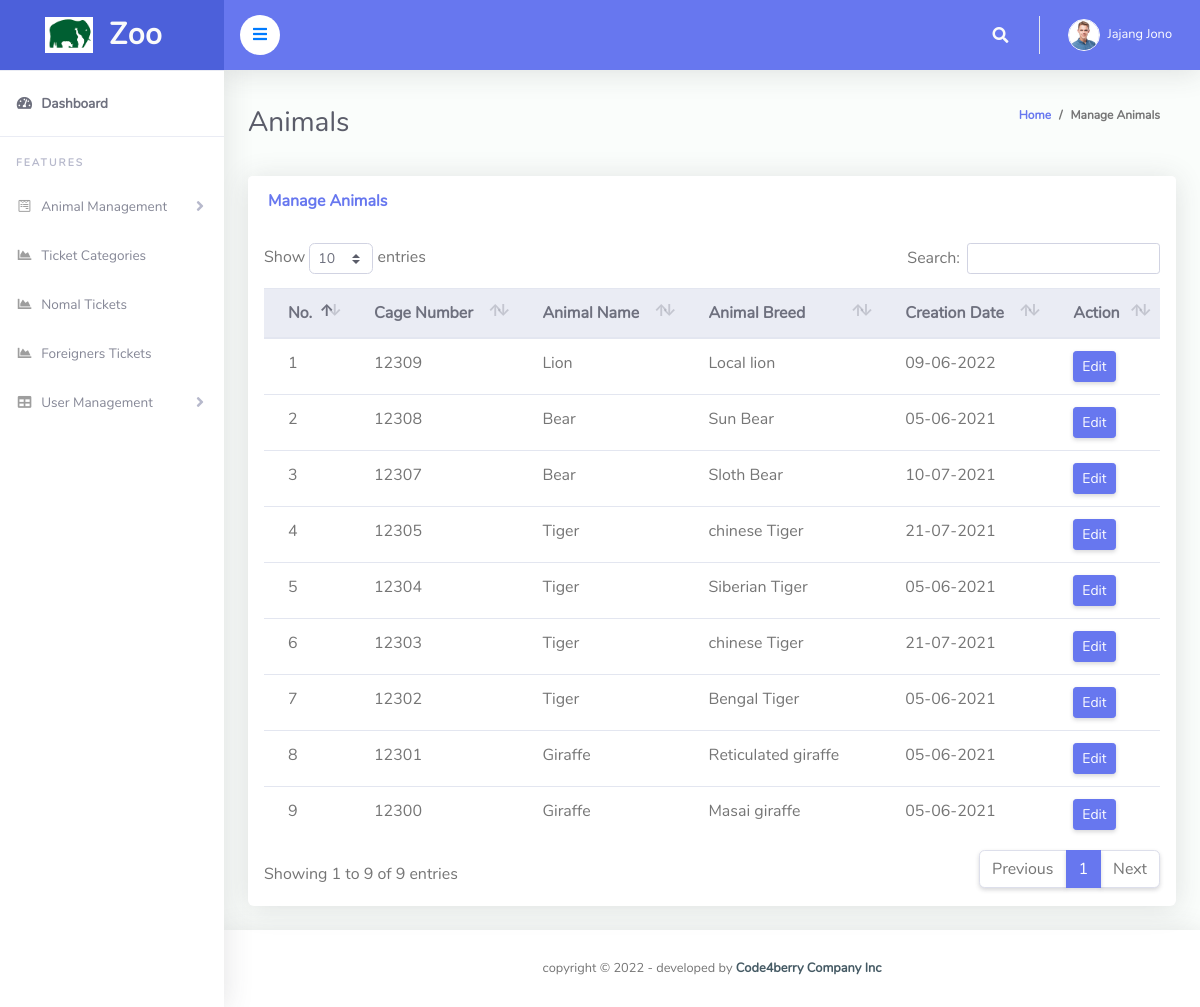
The app's page /zoo/admin/manage_animals.php (signed in) with its own data.
### tables this page shows
CREATE TABLE `tblanimal` (
  `ID` int(10) NOT NULL,
  `AnimalName` varchar(200) DEFAULT NULL,
  `CageNumber` varchar(255) DEFAULT NULL,
  `FeedNumber` varchar(200) DEFAULT NULL,
  `Breed` varchar(200) DEFAULT NULL,
  `AnimalImage` varchar(200) DEFAULT NULL,
  `Description` mediumtext DEFAULT NULL,
  `CreationDate` timestamp NOT NULL DEFAULT current_timestamp() ON UPDATE current_timestamp()
);

### zoo/admin/manage_animals.php (the view, shortened to what this page needs)
<?php
include('includes/checklogin.php');
?>
<!DOCTYPE html>
<html lang="en">
<head>
  <link href="vendor/fontawesome-free/css/all.min.css" rel="stylesheet" type="text/css">
  <link href="vendor/bootstrap/css/bootstrap.min.css" rel="stylesheet" type="text/css">
  <link href="css/ruang-admin.min.css" rel="stylesheet">
  <link href="vendor/datatables/dataTables.bootstrap4.min.css" rel="stylesheet">
</head>
<body id="page-top">
  <div id="wrapper">
    <?php include('includes/sidebar.php');?>
    <div id="content-wrapper" class="d-flex flex-column">
      <div id="content">
        <?php include('includes/header.php');?>
        <div class="container-fluid" id="container-wrapper">
          <div class="d-sm-flex align-items-center justify-content-between mb-4">
            <h1 class="h3 mb-0 text-gray-800">Animals</h1>
            <ol class="breadcrumb">
              <li class="breadcrumb-item"><a href="dashboard.php">Home</a></li>
              <li class="breadcrumb-item active" aria-current="page">Manage Animals</li>
            </ol>
          </div>
          <div class="row">
            <div class="col-lg-12">
              <div class="card mb-4">
                <div class="card-header py-3 d-flex flex-row align-items-center justify-content-between">
                  <h6 class="m-0 font-weight-bold text-primary">Manage Animals</h6>
                </div>
                <div class="table-responsive p-3">
                  <table class="table align-items-center table-flush table-hover" id="dataTableHover">
                    <thead class="thead-light">
                      <tr>
                        <th>No.</th>
                        <th>Cage Number</th>
                        <th>Animal Name</th>
                        <th>Animal Breed</th>
                        <th>Creation Date</th>
                        <th>Action</th>
                      </tr>
                    </thead>
                    <tbody>
                      <?php $sql = "SELECT * from tblanimal order by ID desc";
                      $query = $dbh -> prepare($sql);
                      $query->execute();
                      $results=$query->fetchAll(PDO::FETCH_OBJ);
                      $cnt=1;
                      if($query->rowCount() > 0)
                      {
                        foreach($results as $result)
                        {
                          ?>
                          <tr>
                            <td><?php echo htmlentities($cnt);?></td>
                            <td><?php echo htmlentities($result->CageNumber);?></td>
                            <td><?php echo htmlentities($result->AnimalName);?></td>
                            <td><?php echo htmlentities($result->Breed);?></td>
                            <td><?php  echo htmlentities(date("d-m-Y", strtotime($result->CreationDate)));?></td>
                            <td><a href="update_animal.php?pid=<?php echo htmlentities($result->ID);?>"><button type="button" class="btn btn-sm btn-primary">Edit</button></a></td>
                          </tr>
                          <?php
                          $cnt=$cnt+1;
                        }
                      }?>
                    </tbody>
                  </table>
                </div>
              </div>
            </div>
          </div>
        </div>
      </div>
      <?php include('includes/footer.php');?>
    </div>
  </div>
</body>
</html>

### zoo/admin/includes/header.php (shortened to what this page needs)
 <nav class="navbar navbar-expand navbar-light bg-navbar topbar mb-4 static-top">
  <button id="sidebarToggleTop" class="btn btn-link rounded-circle mr-3" style="background-color: #ffffff;">
    <i style="color: #007bff;" class="fa fa-bars"></i>
  </button>
  <ul class="navbar-nav ml-auto">
    <li class="nav-item dropdown no-arrow">
      <a class="nav-link dropdown-toggle" href="#" id="searchDropdown" role="button" data-toggle="dropdown" aria-haspopup="true" aria-expanded="false">
        <i class="fas fa-search fa-fw"></i>
      </a>
    </li>
    <li class="nav-item dropdown no-arrow">
      <?php
      $aid=$_SESSION['odmsaid'];
      $sql="SELECT * from  tbladmin where ID=:aid";
      $query = $dbh -> prepare($sql);
      $query->bindParam(':aid',$aid,PDO::PARAM_STR);
      $query->execute();
      $results=$query->fetchAll(PDO::FETCH_OBJ);
      if($query->rowCount() > 0)
      {
        foreach($results as $row)
        {
          ?>
          <a class="nav-link dropdown-toggle" href="#" id="userDropdown" role="button" data-toggle="dropdown" aria-haspopup="true" aria-expanded="false">
           <?php
           if($row->Photo=="avatar15.jpg")
           {
            ?>
            <img class="img-profile rounded-circle"src="profileimages/avatar15.jpg" style="max-width: 60px">
            <?php
          } else {
            ?>
            <img class="img-profile rounded-circle" src="profileimages/<?php  echo $row->Photo;?>" style="max-width: 60px">
            <?php
          } ?>
          <span class="ml-2 d-none d-lg-inline text-white small"><?php  echo $row->FirstName;?> <?php  echo $row->LastName;?></span>
        </a>
        <?php
      }
    } ?>
  </li>
</ul>
</nav>

### records on screen
tblanimal: CageNumber "12309", AnimalName "Lion", Breed "Local lion", CreationDate "09-06-2022"
tblanimal: CageNumber "12308", AnimalName "Bear", Breed "Sun Bear", CreationDate "05-06-2021"
tblanimal: CageNumber "12307", AnimalName "Bear", Breed "Sloth Bear", CreationDate "10-07-2021"
tblanimal: CageNumber "12305", AnimalName "Tiger", Breed "chinese Tiger", CreationDate "21-07-2021"
tblanimal: CageNumber "12304", AnimalName "Tiger", Breed "Siberian Tiger", CreationDate "05-06-2021"
tblanimal: CageNumber "12303", AnimalName "Tiger", Breed "chinese Tiger", CreationDate "21-07-2021"
tblanimal: CageNumber "12302", AnimalName "Tiger", Breed "Bengal Tiger", CreationDate "05-06-2021"
tblanimal: CageNumber "12301", AnimalName "Giraffe", Breed "Reticulated giraffe", CreationDate "05-06-2021"
tblanimal: CageNumber "12300", AnimalName "Giraffe", Breed "Masai giraffe", CreationDate "05-06-2021"

### other values on screen
$row->FirstName "Jajang"
$row->LastName "Jono"
